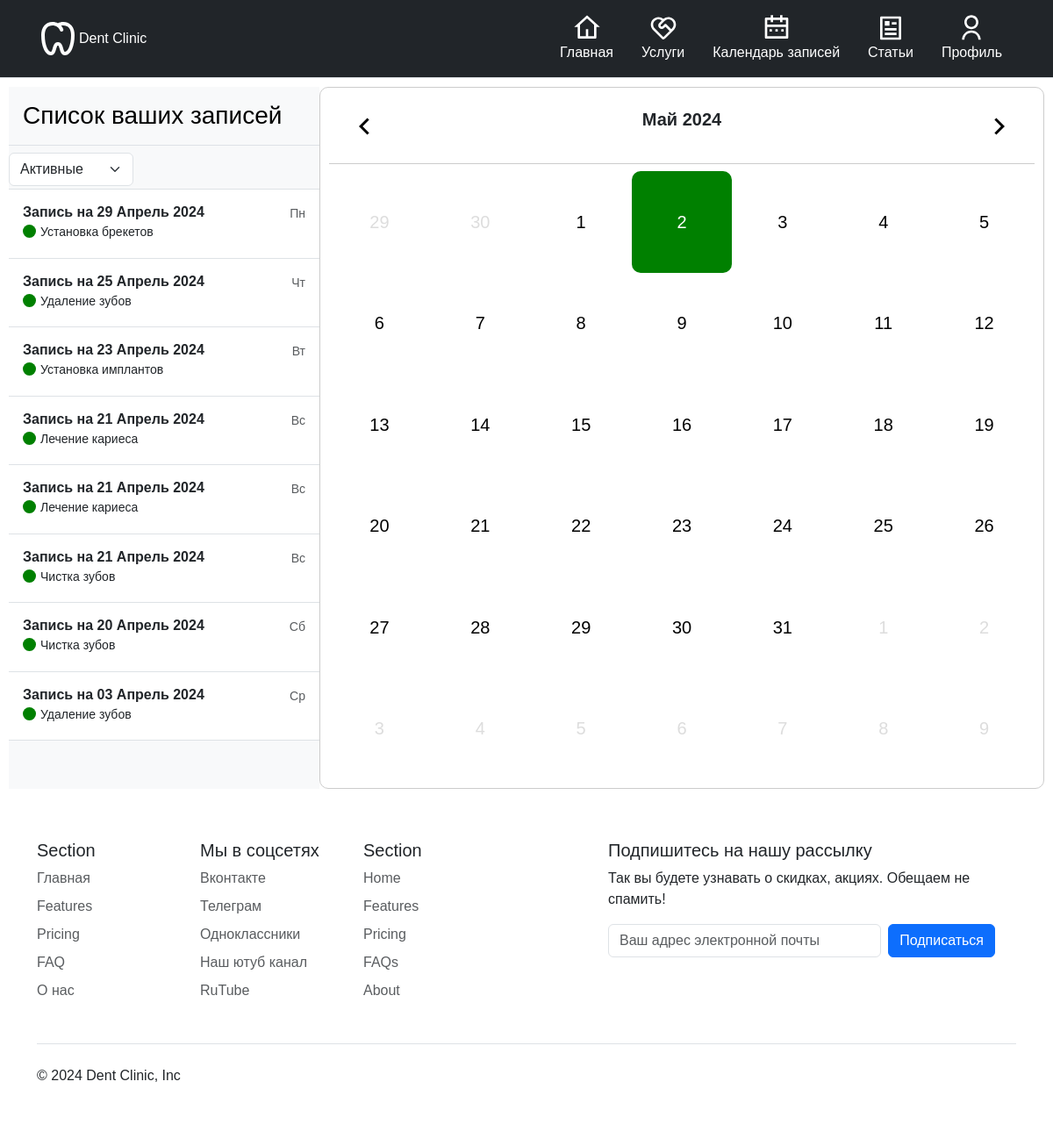
The page /clinic/calendar/ (signed in) on the database as committed earlier.
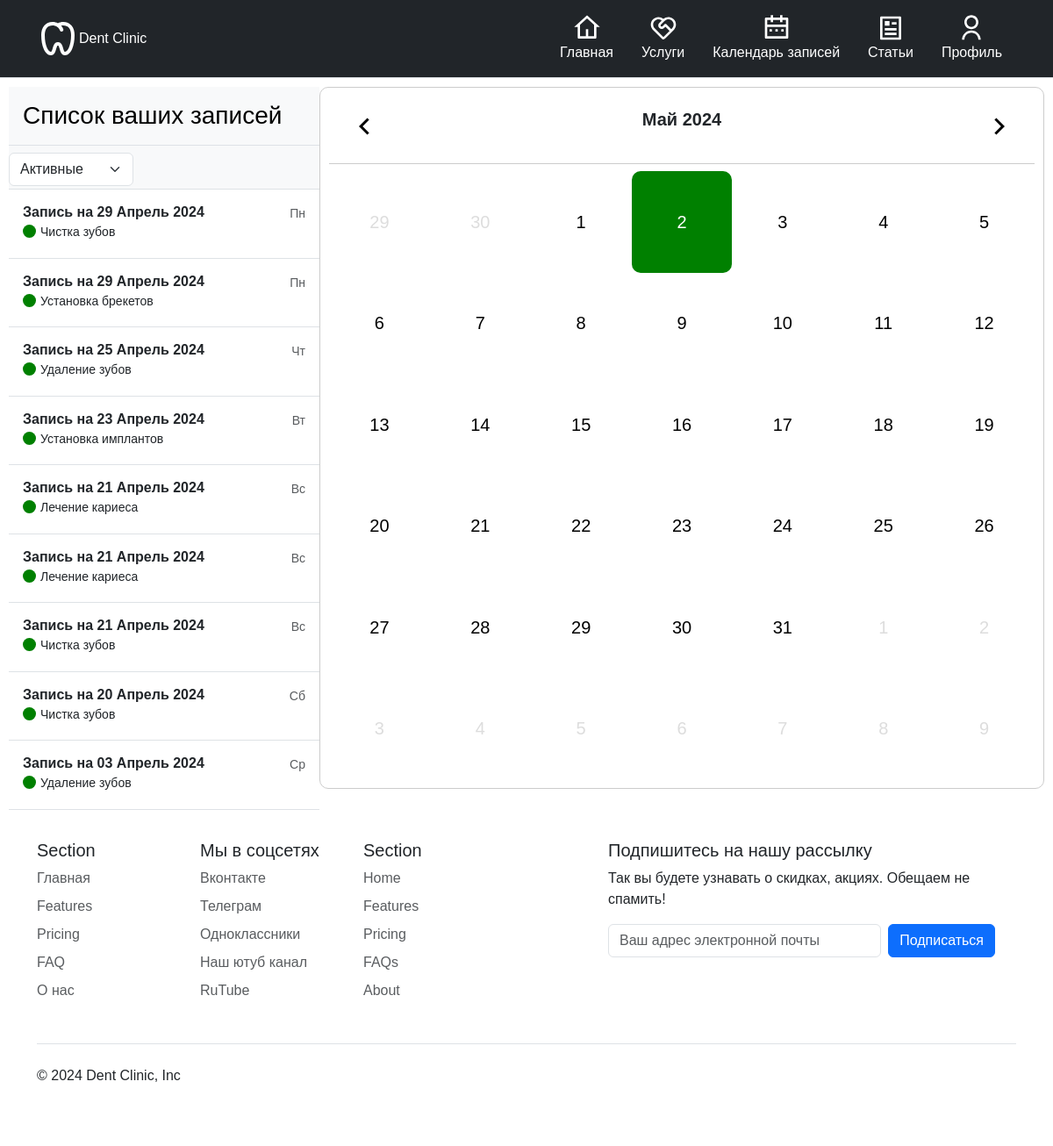
The same page on the database as committed later.
### clinic/models.py (models this page shows, shortened)
class Appointment(models.Model):
    class Meta:
        verbose_name = "Запись"
        verbose_name_plural = "Записи"
        ordering = ["-date"]
        indexes = [models.Index(fields=["-date"])]
    patient = models.ForeignKey(User, on_delete=models.CASCADE,
                                related_name="patient_appointments")
    doctor = models.ForeignKey(Doctor, on_delete=models.CASCADE,
                               related_name="doctor_appointments")
    date = models.DateTimeField()
    target = models.ForeignKey(Service, on_delete=models.CASCADE,
                               related_name="service_appointments",
                               null=True)

class Service(models.Model):
    class Meta:
        verbose_name = "Услуга"
        verbose_name_plural = "Услуги"
    name = models.CharField(max_length=200)
    slug = models.SlugField(max_length=300)
    description = models.TextField()
    price = models.DecimalField(max_digits=8, decimal_places=2)
    def __str__(self):
        return self.name

### clinic/views.py (the view)
# urls.py: path("calendar/", views.appointments_calendar, name="appointments"),
def appointments_calendar(request):
    user = request.user
    appointments = user.patient_appointments.all()
    today = datetime.datetime.today()
    day = int(request.GET.get("day", today.day))
    month = int(request.GET.get("month", today.month))
    year = int(request.GET.get("year", today.year))
    next_month = (month + 1) % 12 if month != 11 else 12
    prev_month = month - 1 if month != 1 else 12
    next_year = year + 1 * (next_month == 1)
    prev_year = year - 1 * (prev_month == 12)
    selected_date = datetime.date(year=year,
                                  month=month, day=day)
    print(selected_date)
    cal = make_calendar_page(datetime.date(year=year,
                                           month=month, day=1))
    clicked = request.GET.get("clicked", "False")
    clicked = clicked == "True"
    app_id = request.GET.get("app_id", None)
    if clicked and app_id:
        sel_app = appointments.get(id=app_id)
    else:
        sel_app = None
    show = request.GET.get("show", "1")
    if show == "1":
        appointments.filter(date__gt=today)
    elif show == "2":
        appointments.filter(date__lt=today)
    return render(request, "appointments_page.html",
                  {"calendar": cal, "sel_date": selected_date,
                   "prev_month": prev_month, "next_month": next_month,
                   "prev_year": prev_year, "next_year": next_year,
                   "clicked": clicked, "appointments": appointments,
                   "sel_app": sel_app, "show": show})

### clinic/func.py (called while the page is built)
def number_of_days(date: datetime.date):
    first_day_of_next_month = date.replace(day=1, month=(date.month + 1) % 12 if date.month != 11 else 1)
    last_day_of_current_month = first_day_of_next_month - datetime.timedelta(days=1)
    return last_day_of_current_month.day

### clinic/templates/appointments_page.html (shortened to what this page needs)
{% extends "base.html" %}
{% load static %}
{% block styles %}
<link rel="stylesheet" href="{% static 'css/calendarr.css' %}">
<link rel="stylesheet" href="{% static 'css/appointments_page2.css' %}">
{% endblock %}
{% block content %}
<div class="content" style="height: 800px;">
    <div class="d-flex flex-column align-items-stretch flex-shrink-0 bg-body-tertiary"
         style="width: 30%; height: 100%;">
        {% if clicked %}
        <a href="{% url 'clinic:appointments' %}?year={{ sel_date.year }}&month={{ sel_date.month }}&day={{ sel_date.day }}&clicked=False&show={{ show }}&filt_date={{ filt_date }}"
           class="d-flex align-items-center flex-shrink-0 p-3 link-body-emphasis text-decoration-none border-bottom">
            <span class="fs-5 fw-semibold">&#8592; Вернуться</span>
        </a>
        <div class="list-group list-group-flush border-bottom scrollarea">
            {% if sel_app %}
            <p>Запись на {{ sel_app.date|date:"d F Y H:i" }}</p>
            <p>Врач: {{ sel_app.doctor }}</p>
            <p>Цель визита: {{ sel_app.target }}</p>
            {% else %}
            <p>Записей на этот день нет</p>
            {% endif %}
        </div>
        {% else %}
        <h3 class="d-flex align-items-center flex-shrink-0 p-3 link-body-emphasis text-decoration-none border-bottom">
            Список ваших записей</h3>
        <div class="list-group list-group-flush border-bottom scrollarea">
            {% include "cal_filter.html" %}
            {% for app in appointments %}
            <a href="{% url 'clinic:appointments' %}?year={{ app.date.year }}&month={{ app.date.month }}&day={{ app.date|date:'d' }}&app_id={{ app.id }}&clicked=True&show={{ show }}&filt_date={{ filt_date }}"
               class="list-group-item list-group-item-action py-3 lh-sm">
                <div class="d-flex w-100 align-items-center justify-content-between">
                    <strong class="mb-1">Запись на {{ app.date|date:"d F Y" }}</strong>
                    <small class="text-body-secondary">{{ app.date | date:"D" }}</small>
                </div>
                <div class="col-10 mb-1 small" style="display: flex;">
                    <div class="circle"></div>
                    {{ app.target }}
                </div>
            </a>
            {% endfor %}
        </div>
        {% endif %}
    </div>
    {% include "calendar.html" with calendar=calendar sel_date=sel_date %}
</div>
{% endblock %}

Rows that differ between the two databases and show on the page:
added Appointment: date "29 Апрель 2024", date "Пн", target "Чистка зубов"
